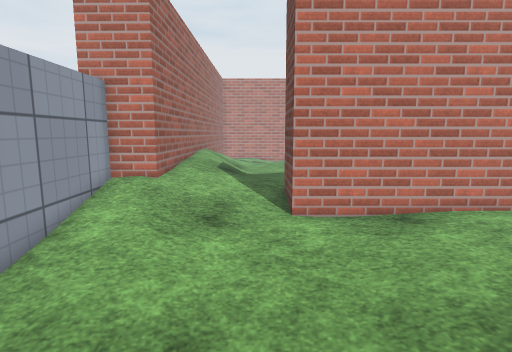
view 1 (above)

19 first-person views from a walk through a Unity game level. The camera is 1.52 m above the floor, tilts 8° down and sees 80° across. Doors are open. The floor is counted in squares, 0.41 m on a side. Each view is taken from the middle of a square. On the plan, view 1 faces up. The plan holds only what a view shows up to about 20 squares ahead; the rest is blank. The place goes on beyond the plan. The player character is not drawn. Some animated figures are not drawn. Surface patterns are stand-ins for the level's own textures.

view 2
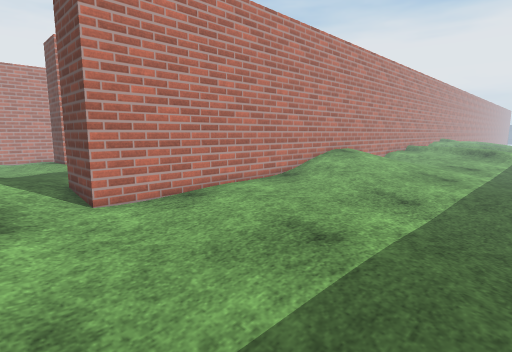

view 3
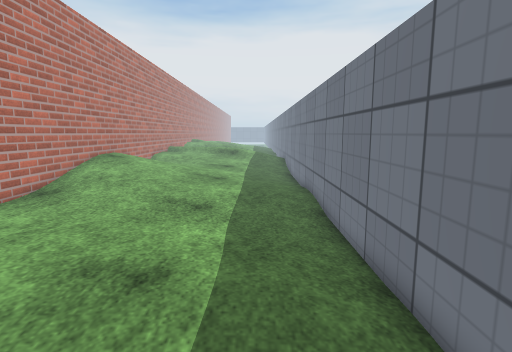

view 4
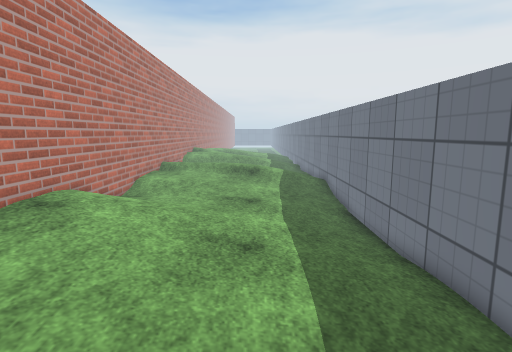

view 5
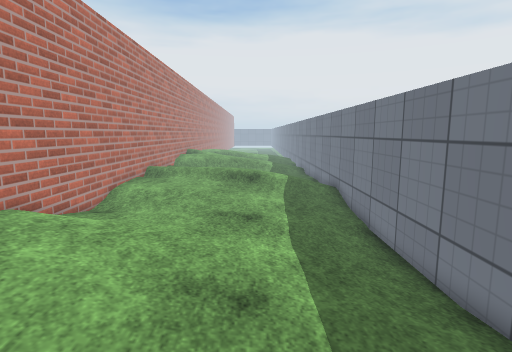

view 6
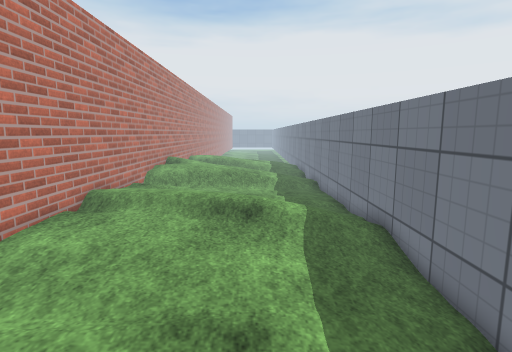

view 7
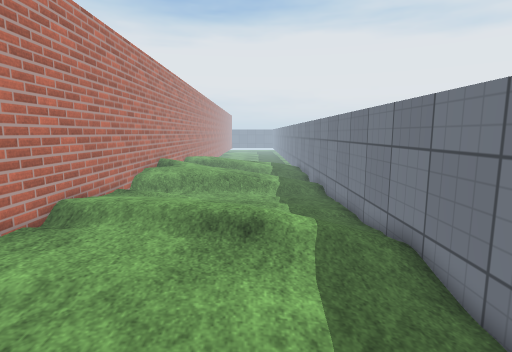

view 8
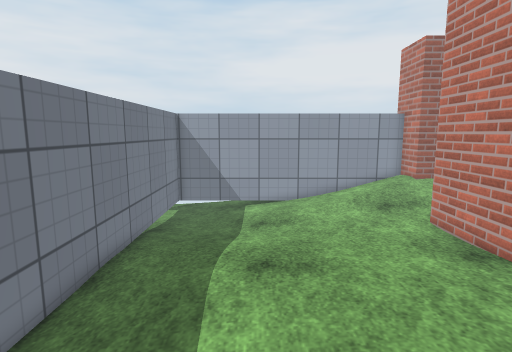

view 9
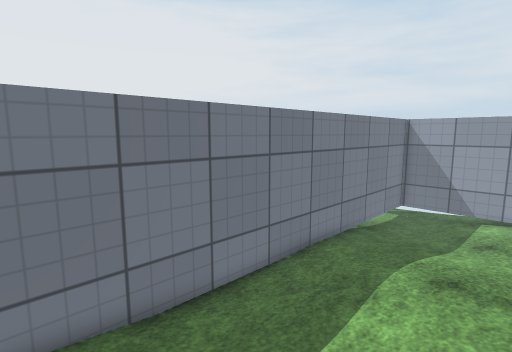

view 10
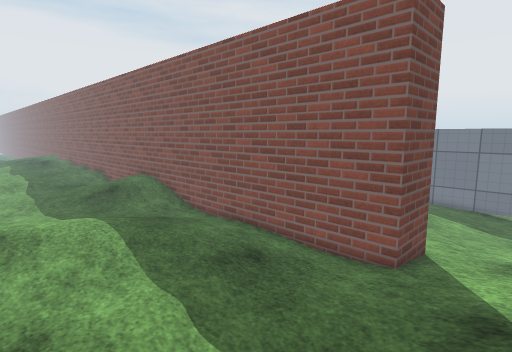

view 11
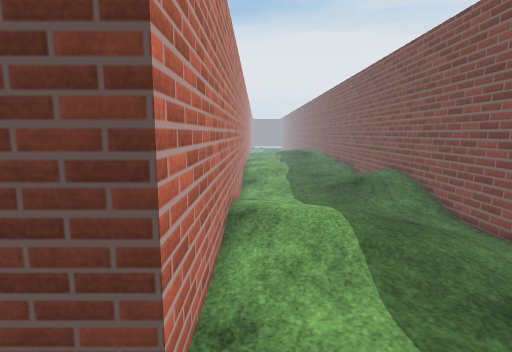

view 12
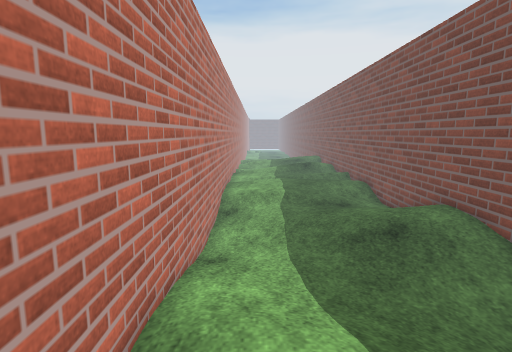

view 13
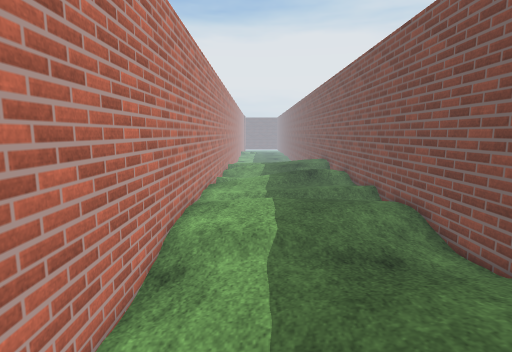

view 14
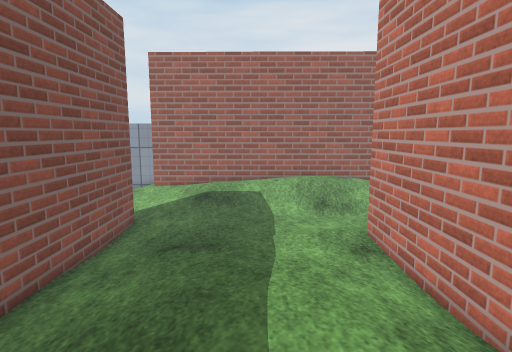

view 15
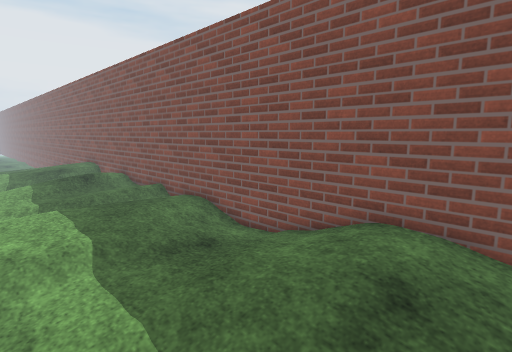

view 16
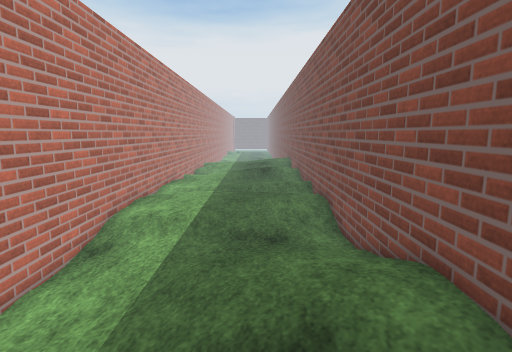

view 17
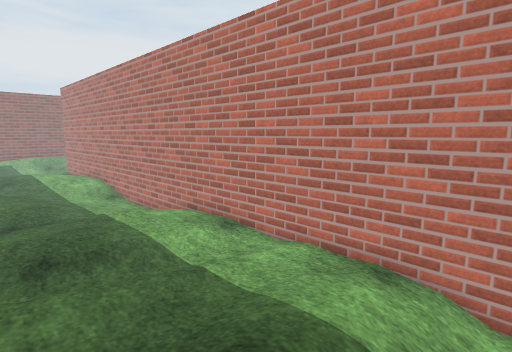

view 18
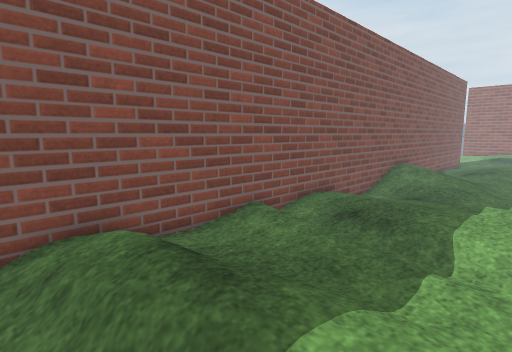

view 19
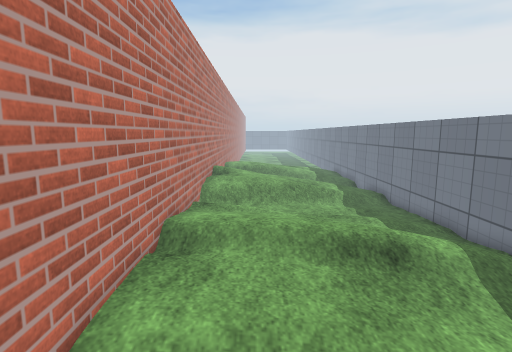

### Floor plan
Key: @ floor where view 1 was taken; # wall or solid block; . main floor; : floor 0.25 m higher than the main floor; - floor 0.25 m lower than the main floor; + floor 0.5 m higher than the main floor; _ floor 0.5 m lower than the main floor; < floor 0.75 m lower than the main floor; / step, stairs or slope; D open door.
Columns run from 6 left of view 1 to 38 right of it. Each row starts with its distance up from view 1.
 24   #//... #
 23   #//....#
 22   #//....####################################
 21   #+/.........:::::::...---....::::::.::::://
 20   #+//.......::::::::.........:::::::.:::::/-
 19   #+//......::::::::..........:::::::::::://
 18   #+//.....::::::::...........:::::::::::+/
 17   #+::.....::::::::....::::::.:::::::::::++/
 16   #+::.....:::::::...::::::::.:::::::::::++/
 15   #+:::.....::::....:::+++:::.:::::::::::/+//
 14   #::::.............::++++:::..::::::+:::/+//
 13  #DDDDDD####################################
 12 DDDDDDDD#
 11 DDDDDDDD
 10 #......######################################
  9 #.....----.........:::+++::.....::::/+:::: :+
  8 #...------.........::::::::.....:::::+:::: //
  7 #----------.........:::::::.....:::::+:: : ./
  6 #-----------......................::++:: ....
  5 #----------------..................::::: ....
  4 #______------------................::/ :.....
  3 #_______----------------..--......./:  ...-.-
  2 #_______-----------------------....::  ...-.-
  1 #__ ____-------------------------..::  ...---
  0 #<____@_-------_------------------... .-..---
 -1 #<<<_____----____--------____-----....-------
 -2 #############################################

Positions as (right, up) in squares from view 1, and headings:
1: (0, 0), facing up
2: (-2, -1), facing up-right
3: (-1, 1), facing right
4: (8, 3), facing right
5: (11, 3), facing right
6: (18, 3), facing right
7: (20, 3), facing right
8: (13, 3), facing left
9: (14, 5), facing down-left
10: (-2, 22), facing down-right
11: (0, 21), facing right
12: (7, 20), facing right
13: (15, 19), facing right
14: (14, 18), facing left
15: (15, 21), facing down-right
16: (13, 16), facing right
17: (38, 14), facing up-left
18: (38, 20), facing down-left
19: (21, 7), facing right
